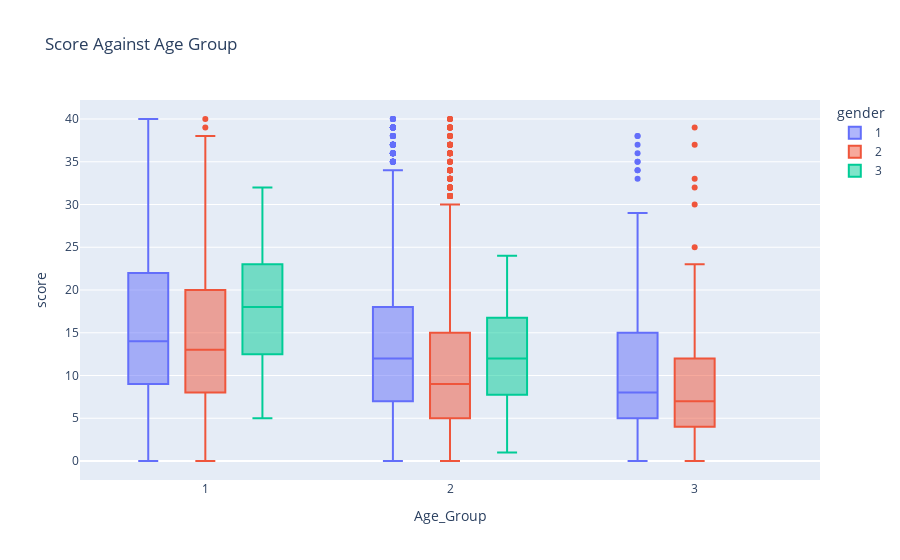

Here is the notebook cell this chart was saved with:
### Code cell
display(px.box(data, x = 'Age_Group', y = 'score', color = 'gender', title="Score Against Age Group"))

### Figure 1 — Plotly figure (JSON) as saved in the notebook; plotly's stock layout.template omitted (floating-point values rounded to 4 significant figures; data arrays with more than 128 entries replaced by an {"elided": "..."} marker saying what was removed)
{"data": [{"alignmentgroup": "True", "hovertemplate": "gender=1<br>Age_Group=%{x}<br>score=%{y}<extra></extra>", "legendgroup": "1", "marker": {"color": "#636efa"}, "name": "1", "notched": false, "offsetgroup": "1", "orientation": "v", "showlegend": true, "type": "box", "x": {"elided": "6117 int values"}, "x0": " ", "xaxis": "x", "y": {"elided": "6117 int values"}, "y0": " ", "yaxis": "y"}, {"alignmentgroup": "True", "hovertemplate": "gender=2<br>Age_Group=%{x}<br>score=%{y}<extra></extra>", "legendgroup": "2", "marker": {"color": "#EF553B"}, "name": "2", "notched": false, "offsetgroup": "2", "orientation": "v", "showlegend": true, "type": "box", "x": {"elided": "4561 int values"}, "x0": " ", "xaxis": "x", "y": {"elided": "4561 int values"}, "y0": " ", "yaxis": "y"}, {"alignmentgroup": "True", "hovertemplate": "gender=3<br>Age_Group=%{x}<br>score=%{y}<extra></extra>", "legendgroup": "3", "marker": {"color": "#00cc96"}, "name": "3", "notched": false, "offsetgroup": "3", "orientation": "v", "showlegend": true, "type": "box", "x": [2, 1, 2, 2, 1, 2, 2, 1, 2, 2, 2, 2, 2, 2, 2, 1, 1, 1, 1, 2, 1, 1, 1, 1, 2, 2, 2, 1, 1, 2, 2, 2, 2, 2, 1, 1, 1], "x0": " ", "xaxis": "x", "y": [20, 28, 8, 15, 10, 16, 4, 23, 6, 20, 4, 8, 1, 9, 13, 22, 23, 14, 28, 12, 17, 11, 21, 16, 12, 19, 12, 15, 19, 11, 7, 20, 12, 24, 5, 9, 32], "y0": " ", "yaxis": "y"}], "layout": {"boxmode": "group", "legend": {"title": {"text": "gender"}, "tracegroupgap": 0}, "title": {"text": "Score Against Age Group"}, "xaxis": {"anchor": "y", "domain": [0, 1], "title": {"text": "Age_Group"}}, "yaxis": {"anchor": "x", "domain": [0, 1], "title": {"text": "score"}}}}
